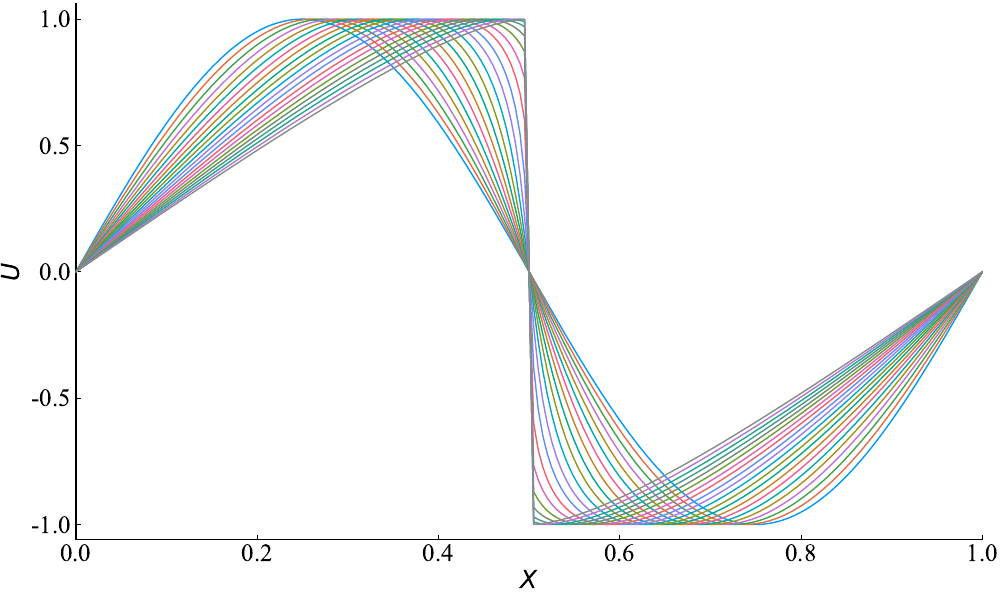

Reproduce this figure in Julia.
using CPUTime
using Printf
using Plots
font = Plots.font("Times New Roman", 18)
pyplot(guidefont=font, xtickfont=font, ytickfont=font, legendfont=font)

#-----------------------------------------------------------------------------#
# Compute L-2 norm for a vector
#-----------------------------------------------------------------------------#
function compute_l2norm(nx,r)
    rms = 0.0
    for i = 2:nx
        rms = rms + r[i]^2
    end
    rms = sqrt(rms/((nx-1)))
    return rms
end

#-----------------------------------------------------------------------------#
# Solution to tridigonal system using Thomas algorithm
#-----------------------------------------------------------------------------#
function tdms(a,b,c,r,x,s,e)
    gam = Array{Float64}(undef, e)
    bet = b[s]
    x[s] = r[s]/bet

    for i = s+1:e
        gam[i] = c[i-1]/bet
        bet = b[i] - a[i]*gam[i]
        x[i] = (r[i] - a[i]*x[i-1])/bet
    end

    for i = e-1:-1:s
        x[i] = x[i] - gam[i+1]*x[i+1]
    end
end

#-----------------------------------------------------------------------------#
# Solution to tridigonal system using Thomas algorithm
#-----------------------------------------------------------------------------#
function tdma(a,b,c,r,x,s,e)
    for i = s+1:e
        b[i] = b[i] - a[i]*(c[i-1]/b[i-1])
        r[i] = r[i] - a[i]*(r[i-1]/b[i-1])
    end

    x[e] = r[e]/b[e]

    for i = e-1:-1:s
        x[i] = (r[i] - c[i]*x[i+1])/b[i]
    end
end

#-----------------------------------------------------------------------------#
# Compute numerical solution
#   - Time integration using Runge-Kutta third order
#   - 5th-order Compact WENO scheme for spatial terms
#-----------------------------------------------------------------------------#
function numerical(nx,ns,nt,dx,dt,u)
    x = Array{Float64}(undef, nx+1)
    un = Array{Float64}(undef, nx+1) # numerical solsution at every time step
    ut = Array{Float64}(undef, nx+1) # temporary array during RK3 integration
    r = Array{Float64}(undef, nx)

    k = 1 # record index
    freq = Int64(nt/ns)

    for i = 1:nx+1
        x[i] = dx*(i-1)
        un[i] = sin(2.0*pi*x[i])
        u[i,k] = un[i] # store solution at t=0
    end

    # dirichlet boundary condition
    u[1,k], u[nx+1,k] = 0.0, 0.0
    un[1] = 0.0
    un[nx+1] = 0.0

    # dirichlet boundary condition for temporary array
    ut[1] = 0.0
    ut[nx+1] = 0.0

    for j = 2:nt+1
        rhs(nx,dx,un,r)

        for i = 2:nx
            ut[i] = un[i] + dt*r[i]
        end

        rhs(nx,dx,ut,r)

        for i = 2:nx
            ut[i] = 0.75*un[i] + 0.25*ut[i] + 0.25*dt*r[i]
        end

        rhs(nx,dx,ut,r)

        for i = 2:nx
            un[i] = (1.0/3.0)*un[i] + (2.0/3.0)*ut[i] + (2.0/3.0)*dt*r[i]
        end

        if (mod(j,freq) == 0)
            k = k+1
            u[:,k] = un[:]
        end
    end
end

#-----------------------------------------------------------------------------#
# Calculate right hand term of the inviscid Burgers equation
# r = -u∂u/∂x
#-----------------------------------------------------------------------------#
function rhs(nx,dx,u,r)
    uL = Array{Float64}(undef, nx)
    uR = Array{Float64}(undef, nx+1)

    crwenoL(nx,u,uL)

    crwenoR(nx,u,uR)

    for i = 2:nx
        if (u[i] >= 0.0)
            r[i] = -u[i]*(uL[i] - uL[i-1])/dx
        else
            r[i] = -u[i]*(uR[i+1] - uR[i])/dx
        end
    end
end

#-----------------------------------------------------------------------------#
# CRWENO reconstruction ofr upwind direction (positive and left to right)
# u(i): solution values at finite difference grid nodes i = 0,1,...,N
# f(j): reconstructed values at nodes j = i+1/2; j = 0,1,...,N-1
#-----------------------------------------------------------------------------#
function crwenoL(n,u,f)
    a = Array{Float64}(undef, n)
    b = Array{Float64}(undef, n)
    c = Array{Float64}(undef, n)
    r = Array{Float64}(undef, n)

    i = 1
    b[i] = 2.0/3.0
    c[i] = 1.0/3.0
    r[i] = (u[i] + 5.0*u[i+1])/6.0

    i = 2
    v1 = 2.0*u[i-1] - u[i]
    v2 = u[i-1]
    v3 = u[i]
    v4 = u[i+1]
    v5 = u[i+2]

    a1,a2,a3,b1,b2,b3 = wcL(v1,v2,v3,v4,v5)
    a[i] = a1
    b[i] = a2
    c[i] = a3
    r[i] = b1*u[i-1] + b2*u[i] + b3*u[i+1]

    for i = 3:n-1
        v1 = u[i-2]
        v2 = u[i-1]
        v3 = u[i]
        v4 = u[i+1]
        v5 = u[i+2]

        a1,a2,a3,b1,b2,b3 = wcL(v1,v2,v3,v4,v5)
        a[i] = a1
        b[i] = a2
        c[i] = a3
        r[i] = b1*u[i-1] + b2*u[i] + b3*u[i+1]
    end

    i = n
    a[i] = 1.0/3.0
    b[i] = 2.0/3.0
    r[i] = (5.0*u[i] + u[i+1])/6.0

    tdms(a,b,c,r,f,1,n)
end

#-----------------------------------------------------------------------------#
# CRWENO reconstruction for downwind direction (negative and right to left)
# u(i): solution values at finite difference grid nodes i = 0,1,...,N
# f(j): reconstructed values at nodes j = i-1/2; j = 1,2,...,N
#-----------------------------------------------------------------------------#
function crwenoR(n,u,f)
    a = Array{Float64}(undef, n+1)
    b = Array{Float64}(undef, n+1)
    c = Array{Float64}(undef, n+1)
    r = Array{Float64}(undef, n+1)

    i = 2
    b[i] = 2.0/3.0
    c[i] = 1.0/3.0
    r[i] = (u[i-1] + 5.0*u[i])/6.0

    for i = 3:n-1
        v1 = u[i-2]
        v2 = u[i-1]
        v3 = u[i]
        v4 = u[i+1]
        v5 = u[i+2]

        a1,a2,a3,b1,b2,b3 = wcR(v1,v2,v3,v4,v5)
        a[i] = a1
        b[i] = a2
        c[i] = a3
        r[i] = b1*u[i-1] + b2*u[i] + b3*u[i+1]
    end

    i = n
    v1 = u[i-2]
    v2 = u[i-1]
    v3 = u[i]
    v4 = u[i+1]
    v5 = 2.0*u[i+1] - u[i]

    a1,a2,a3,b1,b2,b3 = wcR(v1,v2,v3,v4,v5)
    a[i] = a1
    b[i] = a2
    c[i] = a3
    r[i] = b1*u[i-1] + b2*u[i] + b3*u[i+1]

    i = n+1
    a[i] = 1.0/3.0
    b[i] = 2.0/3.0
    r[i] = (5.0*u[i-1] + u[i])/6.0

    tdms(a,b,c,r,f,2,n+1)

end

#---------------------------------------------------------------------------#
#nonlinear weights for upwind direction
#---------------------------------------------------------------------------#
function wcL(v1,v2,v3,v4,v5)
    eps = 1.0e-6

    s1 = (13.0/12.0)*(v1-2.0*v2+v3)^2 + 0.25*(v1-4.0*v2+3.0*v3)^2
    s2 = (13.0/12.0)*(v2-2.0*v3+v4)^2 + 0.25*(v2-v4)^2
    s3 = (13.0/12.0)*(v3-2.0*v4+v5)^2 + 0.25*(3.0*v3-4.0*v4+v5)^2

    c1 = 2.0e-1/((eps+s1)^2)
    c2 = 5.0e-1/((eps+s2)^2)
    c3 = 3.0e-1/((eps+s3)^2)

    w1 = c1/(c1+c2+c3)
    w2 = c2/(c1+c2+c3)
    w3 = c3/(c1+c2+c3)

    a1 = (2.0*w1 + w2)/3.0
    a2 = (w1 + 2.0*w2 + 2.0*w3)/3.0
    a3 = w3/3.0

    b1 = w1/6.0
    b2 = (5.0*w1 + 5.0*w2 + w3)/6.0
    b3 = (w2 + 5.0*w3)/6.0

    return a1,a2,a3,b1,b2,b3

end

#---------------------------------------------------------------------------#
#nonlinear weights for downwind direction
#---------------------------------------------------------------------------#
function wcR(v1,v2,v3,v4,v5)
    eps = 1.0e-6

    s1 = (13.0/12.0)*(v1-2.0*v2+v3)^2 + 0.25*(v1-4.0*v2+3.0*v3)^2
    s2 = (13.0/12.0)*(v2-2.0*v3+v4)^2 + 0.25*(v2-v4)^2
    s3 = (13.0/12.0)*(v3-2.0*v4+v5)^2 + 0.25*(3.0*v3-4.0*v4+v5)^2

    c1 = 3.0e-1/(eps+s1)^2
    c2 = 5.0e-1/(eps+s2)^2
    c3 = 2.0e-1/(eps+s3)^2

    w1 = c1/(c1+c2+c3)
    w2 = c2/(c1+c2+c3)
    w3 = c3/(c1+c2+c3)

    a1 = w1/3.0
    a2 = (w3 + 2.0*w2 + 2.0*w1)/3.0
    a3 = (2.0*w3 + w2)/3.0

    b1 = (w2 + 5.0*w1)/6.0
    b2 = (5.0*w3 + 5.0*w2 + w1)/6.0
    b3 = w3/6.0

    return a1,a2,a3,b1,b2,b3
end

#---------------------------------------------------------------------------#
# main program
#---------------------------------------------------------------------------#
nx = 200
ns = 20
dt = 0.0001
tm = 0.25

dx = 1.0/nx
nt = Int64(tm/dt)
ds = tm/ns

u = Array{Float64}(undef, nx+1, ns+1)
numerical(nx,ns,nt,dx,dt,u)

x = 0:dx:1.0

p1 = plot(x,u,lw = 1,
          xlabel="\$X\$", ylabel = "\$U\$",
          xlims=(minimum(x),maximum(x)),
          grid=(:none), legend=:none)

plot(p1, size = (1000, 600))
savefig("crweno.pdf")
